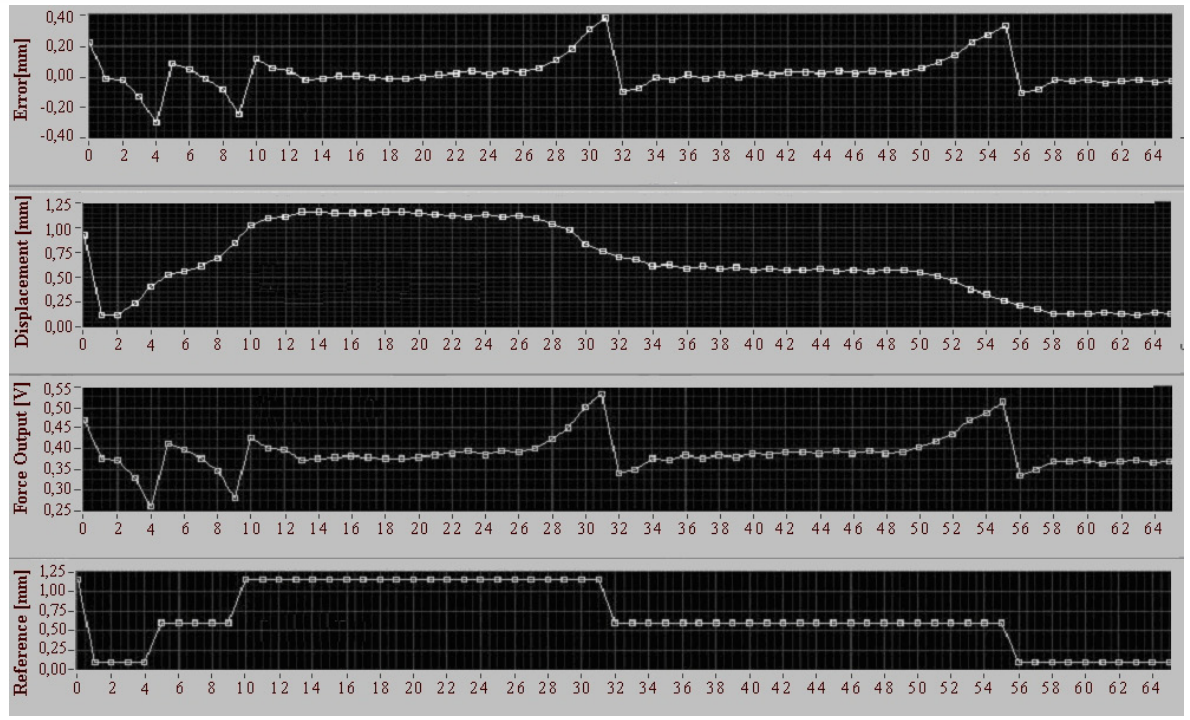
%> input picture AlgorithmsCourseProject/chart.png, 1190 x 720 px
$ octave extractPlotData.m   (GNU Octave 9; MATLAB toolbox functions it lacks are replaced by stand-ins)
%> lines starting %> are read from the running program, lines starting %| are printed output that depends on the picture
% Load the image
img = imread('chart.png');
%> img is the input picture: size 720x1190x3 uint8; mean R, G, B 87.9, 87.1, 87
gray_img = rgb2gray(img);  % Convert to grayscale if the image is in color

% Display the image
imshow(gray_img);
title('Original Image');

% Display the edges
edges = edge(gray_img, 'Canny');
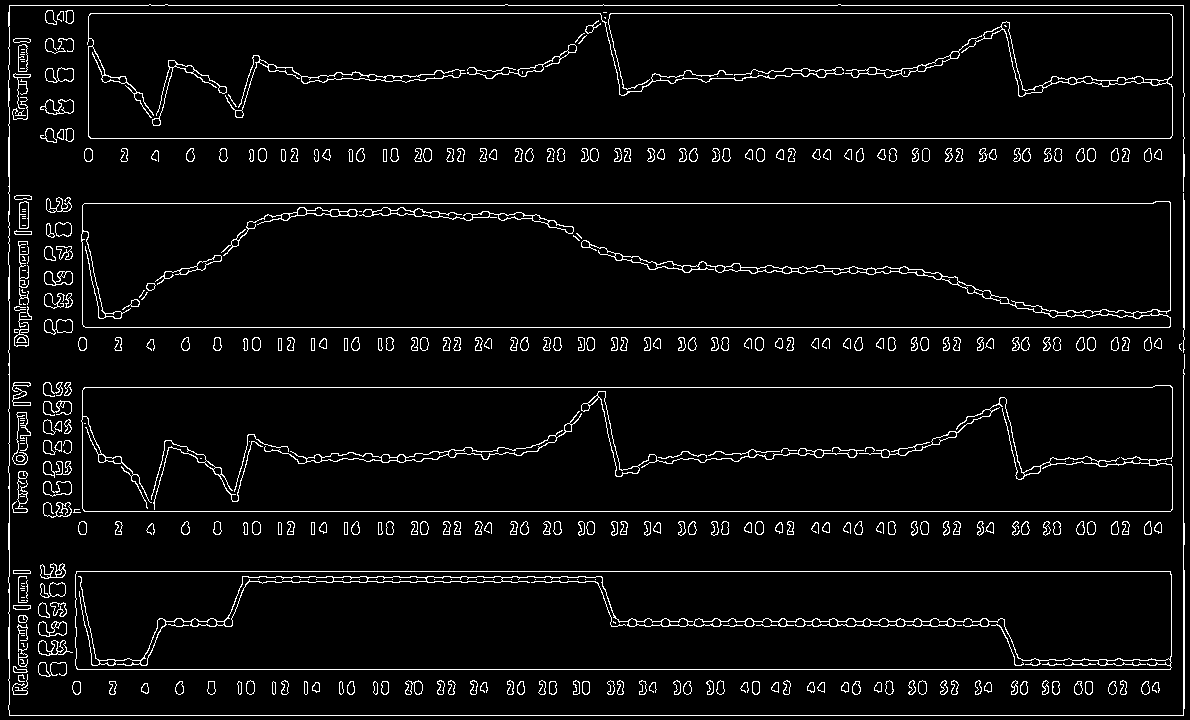
%> edges: size 720x1190 logical; 4.8% white in thin lines or dots
figure;
imshow(edges);
title('Edge Detection');

% Apply a Gaussian blur to reduce grid visibility
blurred_img = imgaussfilt(gray_img, 2);  % Adjust the 2 to control the strength of the blur
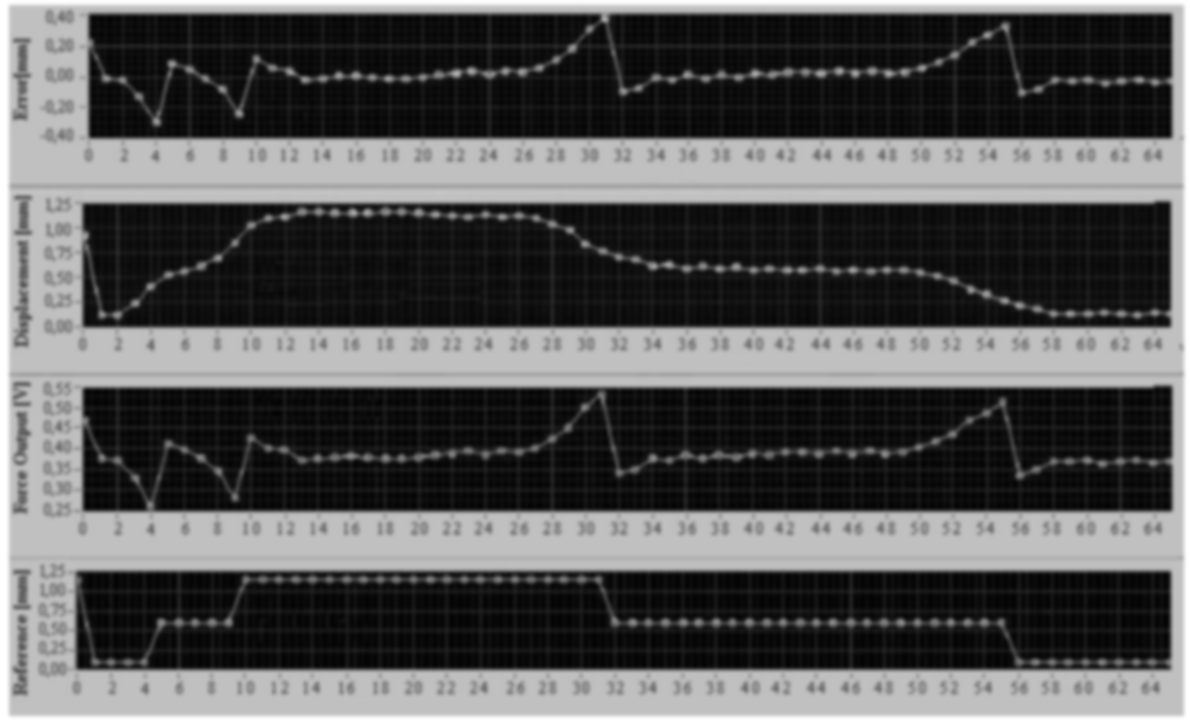
%> blurred_img: size 720x1190 uint8; min 4, max 255, mean 87.3

% Re-run edge detection on the blurred image
edges = edge(blurred_img, 'Canny');
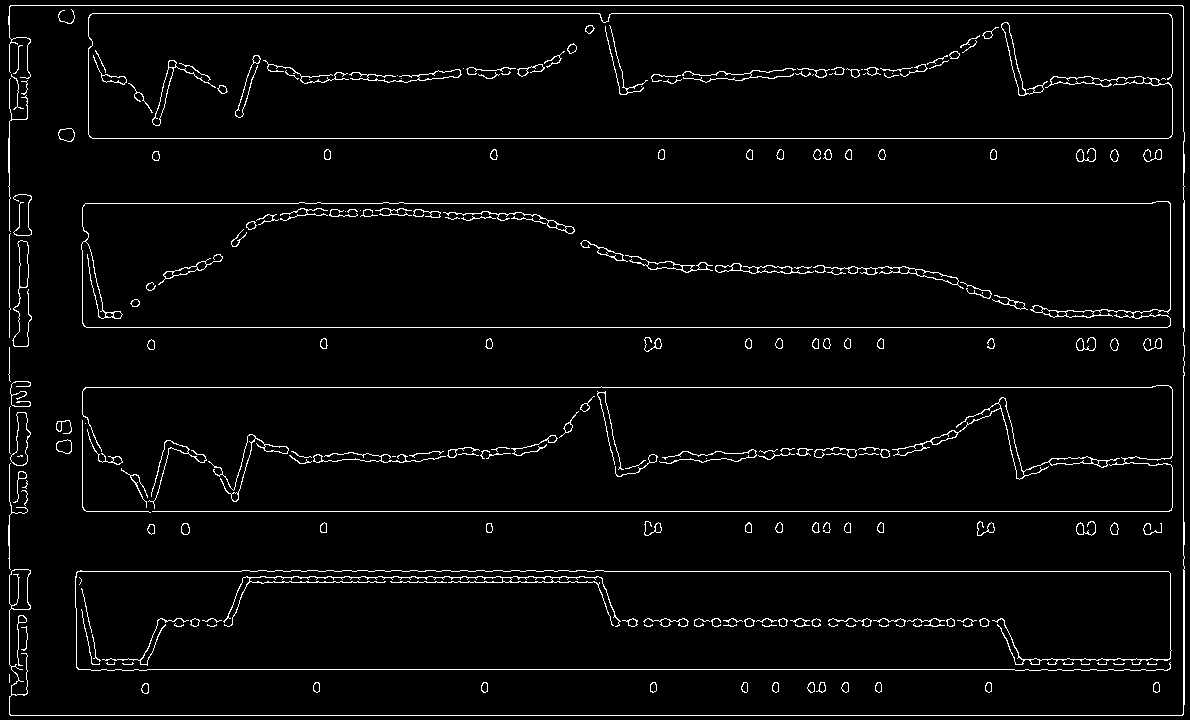
%> edges: size 720x1190 logical; 3.5% white in thin lines or dots
imshow(edges);
title('Edge Detection on Blurred Image');

% Apply morphological opening to remove thin grid lines
se = strel('line', 3, 0);  % Adjust the length of the line element as needed
opened_img = imopen(edges, se);
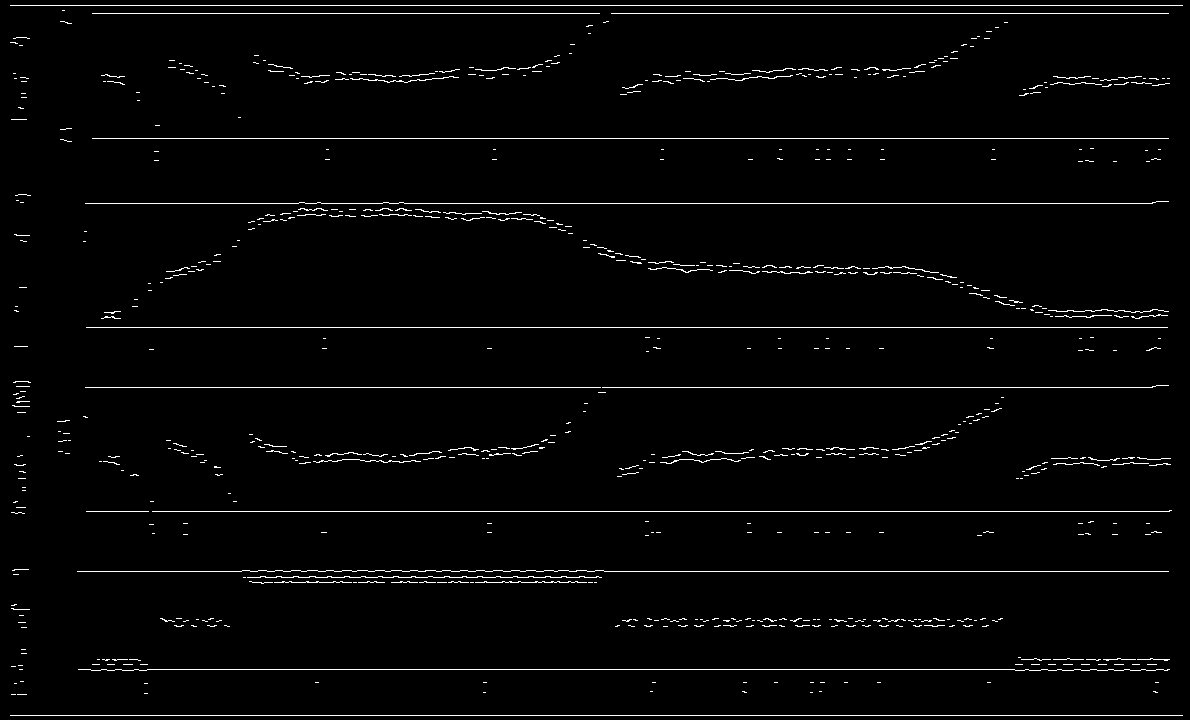
%> opened_img: size 720x1190 logical; 2.2% white in thin lines or dots

% Display the result
imshow(opened_img);
title('Morphologically Processed Image');

% % Use adaptive thresholding
% binary_img = imbinarize(blurred_img, 'adaptive', 'Sensitivity', 0.6);  % Adjust sensitivity as needed
%
% % Edge detection on the binary image
% edges = edge(binary_img, 'Canny');
% imshow(edges);
% title('Edge Detection on Adaptive Thresholded Image');
%
% % Perform FFT to transform the image into the frequency domain
% fft_img = fft2(double(gray_img));
% fft_shifted = fftshift(fft_img);  % Center the FFT
%
% % Apply a high-pass filter to suppress regular grid frequencies
% [rows, cols] = size(fft_shifted);
% crow = round(rows/2);
% ccol = round(cols/2);
% radius = 15;  % Adjust radius to control filter size
% mask = ones(rows, cols);
% mask(crow-radius:crow+radius, ccol-radius:ccol+radius) = 0;
%
% % Apply mask and inverse FFT
% filtered_fft = fft_shifted .* mask;
% filtered_img = real(ifft2(ifftshift(filtered_fft)));
%
% % Edge detection on the filtered image
% edges = edge(filtered_img, 'Canny');
% imshow(edges);
% title('Edge Detection on Frequency Filtered Image');
%
% % Remove small isolated pixels
% cleaned_edges = bwareaopen(edges, 50);  % Adjust the 50 threshold based on grid artifacts
%
% % Display the cleaned edges
% imshow(cleaned_edges);
% title('Cleaned Edge Image without Isolated Pixels');

% Find coordinates of edge points
[y_coords, x_coords] = find(edges);
%> y_coords = 29564 values from 6 to 716; x_coords = 29564 values from 9 to 1185

% Combine x and y into a matrix for easier handling
coordinates = [x_coords, y_coords];

% Define axis ranges
x_range = [0, 64];  % Common for all plots
y_ranges = {[-0.4, 0.4], [0, 1.25], [0.25, 0.55], [0, 1.25]};  % y ranges for each plot

% Get the pixel range for x and y based on image dimensions
x_pixel_range = [1, size(gray_img, 2)];
%> x_pixel_range = [1 1190]
y_pixel_range = [1, size(gray_img, 1)];
%> y_pixel_range = [1 720]

% Scaling function to map pixel coordinates to data coordinates
scale_coordinates = @(coords, y_range) [
    x_range(1) + (coords(:,1) - x_pixel_range(1)) * (x_range(2) - x_range(1)) / (x_pixel_range(2) - x_pixel_range(1)), ...
    y_range(1) + (y_pixel_range(2) - coords(:,2)) * (y_range(2) - y_range(1)) / (y_pixel_range(2) - y_pixel_range(1))
];

% Initialize cell array to hold scaled data for each plot
scaled_data = cell(1, 4);

% Scale coordinates for each plot with corresponding y-range
for i = 1:4
    scaled_data{i} = scale_coordinates(coordinates, y_ranges{i});
end
%> after the loop, scaled_data = 4 items

for i = 1:4
    % Convert the matrix to a table for easier export
%> (the run ends here)
